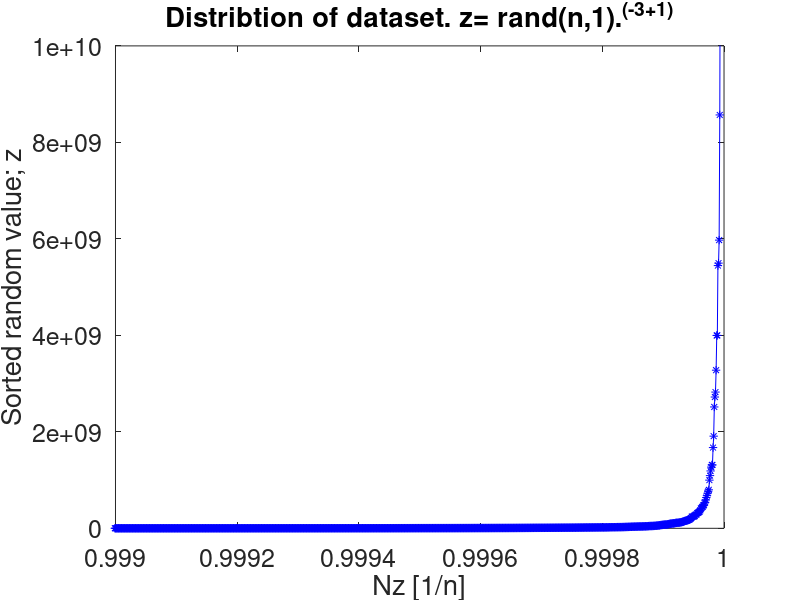

Recreate this plot in MATLAB. (Note: this script raises an error after producing the figure.)
function powelawdist()
% Determine the exponent of a power-law distribution.
clear all
close all

fontsize = 18;


% N = 1e4;
% nsamples = 10;
% p_min = 1.0e3;     % [0,1] -> [0,0.1] -> [0,0.01]
% p_max = 4.0e4;
% 
% 
% %z = rand(N,1).^(-3+1)
% 
% % first finding the cumulative distribution function P(Z>z).
% 
% Z = linspace(p_min,p_max,100); % values to check for.
% 
% len_z= length(Z);
% 
% P = zeros(len_z,1);     % Probability of z being less than Z.
% 
% for i = 1:len_z
%     
%     for k = 1:nsamples
%         
%         z = rand(N,1).^(-3+1);  % generate random distribution for z(i)
% 
%         for j = 1:length(z)
%             
%             if Z(i) > z(j)
%                 
%                 P(i,1) = P(i,1) + 1;
%             end
%         end
%    
%     end
%    
%     
% end
% 
% P(:,1) = P(:,1)/nsamples/N; 
% 
% figure()
% plot(Z,P)  % cumulative distribution
% 
% 
% %length(P)
% %length(z)
% %len_z
% 
% fZ = diff(P')./diff(Z); % dP/dz
% 
% %len_Z
% %len_fZ = length(fZ)
% 
% figure()
% plot(Z(1:end-1),fZ)     % c) find the distribution function
% 
% ln_Z = log(Z(:));
% ln_P = log(P(:));
% 

%-------------------------------------------------------------

n = 1e6;
kappa = 1-3;
z = rand(n,1).^(kappa);
zz = sort(z);
Nz = (1:n)/n;

h = figure(1);
plot(Nz,zz,'b-*')
set(gca,'FontSize',fontsize)
axis([0.999 1.0 0 1e10])
title('Distribtion of dataset. z= rand(n,1).^{(-3+1)}')
xlabel('Nz [1/n]'); ylabel('Sorted random value; z')
print(h,'-dpng','Z_power_law.png')

Nsamples = 10;

len_Z = 20;
Z_min = 0.0001;
Z_max = 1.0;
Z = linspace(Z_min,Z_max,len_Z);

P_Z = zeros(len_Z,1);

% for j = 1:len_Z
%     for sample = 1:Nsamples
%         z = rand(n,1).^(-kappa);
%         %zz = sort(z);
%         for i = 1:n
%             if Z > z(i)
%                 P_Z(j) = P_Z(j) + 1;
%             end
%         end
%     end
% end
% 
% 
% P_Z = P_Z(:)/(Nsamples*n);
% 
% figure()
% plot(Z,P_Z)

z = rand(n,1).^(kappa);
[bin,bin_width,n_values] = logbin(z,1.5,10^5);

Bin_width = bin_width;
Bins = bin;
N_values = n_values;

for samples = 1:(Nsamples-1)
    
    z = rand(n,1).^(kappa);
    [bin,bin_width,n_values] = logbin(z,1.5,10^5);
    
    Bins(:) = Bins(:) + bin(:);
    N_values(:) = N_values + N_values(:);
end

Bins(:) = Bins(:)/Nsamples;
N_values(:) = N_values(:)/Nsamples;

fZ = N_values./(Bin_width');
h = figure(2);
bar(Bins,fZ)
set(gca,'FontSize',fontsize)
axis([0 12e4 0 10])
xlabel('Size of number'); ylabel('Number of values present in dataset')
title('Bar plot')
print(h,'-dpng','Bar_plot_find_exponent.png')

% looks like a straight line to me :-)

% find the exponent:

alpha = diff(log(fZ))./(diff(log(bin))');
std_alpha = std(alpha,1)
alpha = mean(alpha)


h = figure(3);
plot(log(bin),log(fZ),'b-*')
set(gca,'FontSize',fontsize)
Title = ['LogLog-plot. \alpha = ' num2str(alpha,'%.3f') ' \pm ' num2str(std_alpha,'%.4f')];
title(Title)
xlabel('log(z)'); ylabel('log(f_Z)') 
print(h,'-dpng','LogLog_alpha_find_exponent.png')

h = figure(4);
plot(Bins, fZ)
set(gca,'FontSize',fontsize)
title('Probability density distribution')
xlabel('z'); ylabel('f_Z') 

print(h,'-dpng','prob_dens_find_exponent.png')

hold off

end